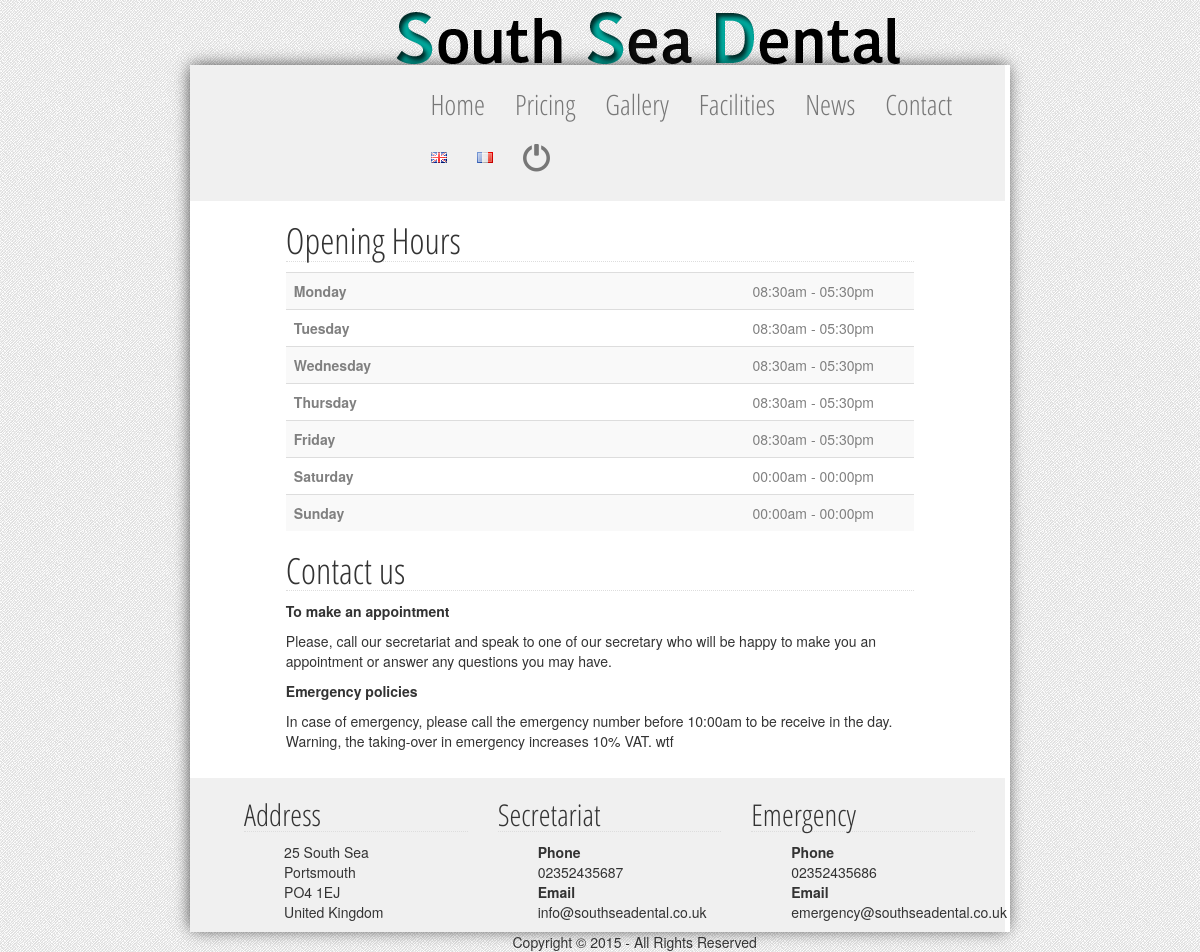
Screenshot of /index.php/home_c/contact with the database file from the repository.
### tables this page shows
CREATE TABLE IF NOT EXISTS `tbl_opening_times` (
  `id_day` int(11) NOT NULL,
  `day` varchar(15) DEFAULT NULL,
  `beginning_day` time DEFAULT NULL,
  `beginning` enum('am','pm') DEFAULT NULL,
  `end_day` time DEFAULT NULL,
  `end` enum('am','pm') DEFAULT NULL
);

CREATE TABLE IF NOT EXISTS `tbl_article` (
  `id_article` int(11) NOT NULL,
  `article_title` varchar(50) DEFAULT NULL,
  `article_content` text,
  `article_date` date DEFAULT NULL,
  `id_staff` int(11) DEFAULT NULL,
  `id_localized_tab` int(11) DEFAULT NULL
);

CREATE TABLE IF NOT EXISTS `tbl_information` (
  `id_info` int(11) NOT NULL,
  `info_address` varchar(100) DEFAULT NULL,
  `info_code` varchar(10) DEFAULT NULL,
  `info_city` varchar(50) DEFAULT NULL,
  `info_country` varchar(50) DEFAULT NULL,
  `info_email` varchar(50) DEFAULT NULL,
  `info_email_emergency` varchar(50) DEFAULT NULL,
  `info_phone` varchar(20) DEFAULT NULL,
  `info_phone_emergency` varchar(20) DEFAULT NULL
);

### application/controllers/Home_c.php (called while the page is built, shortened)
<?php
class Home_c extends CI_Controller {
    public function contact(){
        $this->load->view('eng/v_head');
        $data['tab'] = $this->Home_m->getAllTab();
        $this->load->view('eng/v_menu',$data);
        $data['day']=$this->Home_m->getAllOpeningTimes();
        $data['articles']=$this->Home_m->getAllArticlesContact();
        $this->load->view('eng/v_contact',$data);
        $data['info'] = $this->Home_m->getAllInfo(1);
        $this->load->view('eng/v_foot',$data);
    }
}

### index.php (called while the page is built, shortened)
<?php
require_once BASEPATH.'core/CodeIgniter.php';

### application/models/Home_m.php (called while the page is built, shortened)
<?php if ( ! defined('BASEPATH')) exit('No direct script access allowed');
class Home_m extends CI_Model{
    function getAllInfo($idInfo){
        $sql = "SELECT * FROM tbl_information WHERE id_info=".$idInfo.";";
        $query = $this->db->query($sql);
        $data = $query->row_array();
        return $data;
    }
    function getAllOpeningTimes(){
        $sql = "SELECT * FROM tbl_opening_times ORDER BY id_day ASC;";
        $query=$this->db->query($sql);
        return $query->result();
    }
    function getAllArticlesContact(){
        $sql = "SELECT * FROM tbl_article tbla,tbl_localized_tab tblt,tbl_staff tbls, tbl_language tbll WHERE tblt.id_language = tbll.id_language AND tbla.id_localized_tab=tblt.id_localized_tab AND tbla.id_staff=tbls.id_staff AND tblt.id_tab=6 AND tbll.language_value='".$this->session->userdata('lang')."';";
        $query=$this->db->query($sql);
        return $query->result();
    }
}

### application/views/eng/v_contact.php (the view)
<div class="col-lg-10 col-md-10 col-xs-10 col-lg-offset-1 col-md-offset-1">
    <h1 style="font-family: Open;"><?= $this->lang->line('opening-hours'); ?></h1>
    <table width="84%" cellpadding="0" cellspacing="0" style="color:grey;" class="table table-striped">
        <?php foreach($day as $r) : ?>
            <tr>
                <td height="20" valign="top" width="73%"><strong><?= $this->lang->line("cal_".$r->day); ?></strong></td>
                <td align="left" valign="top" width="27%"><?php if($r->beginning_day!=null){ echo date("H:i",strtotime($r->beginning_day)).''.$r->beginning.' - '.date("H:i",strtotime($r->end_day)).''.$r->end;}else{echo $this->lang->line('closed');} ?> </td>
            </tr>
        <?php endforeach;?>
    </table>
        <?php foreach($articles as $r):?>
            <h1 style="font-family: Open"><?= $r->article_title ?></h1>
            <?= $r->article_content; ?>
        <?php endforeach;?>
</div>

### application/views/eng/v_foot.php (shortened to what this page needs)
    <div class="col-lg-12 foot">
        <div class="col-lg-4 col-xs-12">
            <h2 style="font-family: Open"><?= $this->lang->line('address');?></h2>
            <ul>
                <li><?= $info['info_address']; ?></li>
                <li><?= $info['info_city']; ?></li>
                <li><?= $info['info_code']; ?></li>
                <li><?= $info['info_country']; ?></li>
            </ul>
        </div>
        <div class="col-lg-4 col-xs-12">
            <h2 style="font-family: Open"><?= $this->lang->line('secretariat');?></h2>
            <ul>
                <li><strong><?= $this->lang->line('phone');?></strong></li>
                <li><?= $info['info_phone']; ?></li>
                <li><strong><?= $this->lang->line('email');?></strong></li>
                <li><?= $info['info_email']; ?></li>
            </ul>
        </div>
        <div class="col-lg-4 col-xs-12">
            <h2 style="font-family: Open"><?= $this->lang->line('emergency');?></h2>
            <ul>
                <li><strong><?= $this->lang->line('phone');?></strong></li>
                <li><?= $info['info_phone_emergency']; ?></li>
                <li><strong><?= $this->lang->line('email');?></strong></li>
                <li><?= $info['info_email_emergency']; ?></li>
            </ul>
        </div>
    </div>
</div>
<div class=" col-lg-5 col-md-5 col-xs-10 col-lg-offset-5 col-md-offset-5 col-xs-offset-2">Copyright &copy; 2015 - All Rights Reserved</div>
</div>
</body>
</html>

### assets/css/style.css (style rules this page uses)
body { background: #ffffff; background-image: url(../images/bg.png); background-repeat: repeat; background-attachment: fixed; font-family: "Helvetica Neue","Helvetica",Helvetica,Arial,sans-serif; }
h1 { border-bottom:1px dotted #DDDDDD; }
h2 { font-family: Open; border-bottom:1px dotted #DDDDDD; }
div.foot { width: 103.2%; margin:1.2em -2em 0 -1.1em ; background: rgb(240, 240, 240); padding-left: 5%; }
li { list-style-type: none; }

### rows the page displays
tbl_opening_times: day "Monday", beginning_day "08:30", beginning "am", end_day "05:30", end "pm"
tbl_opening_times: day "Tuesday", beginning_day "08:30", beginning "am", end_day "05:30", end "pm"
tbl_opening_times: day "Wednesday", beginning_day "08:30", beginning "am", end_day "05:30", end "pm"
tbl_opening_times: day "Thursday", beginning_day "08:30", beginning "am", end_day "05:30", end "pm"
tbl_opening_times: day "Friday", beginning_day "08:30", beginning "am", end_day "05:30", end "pm"
tbl_opening_times: day "Saturday", beginning_day "00:00", beginning "am", end_day "00:00", end "pm"
tbl_opening_times: day "Sunday", beginning_day "00:00", beginning "am", end_day "00:00", end "pm"
tbl_article: article_title "Contact us", article_content "To make an appointment Please, call our secretariat and speak to one of our secretary who will be happy to make you an appointment or answer any questions you may have. Emergency policies In case of emergency, please call the emergency number before 10:00am to be receive in the day. Warning, the taking-over in emergency increases 10% VAT. wtf"
tbl_information: info_address "25 South Sea", info_city "Portsmouth", info_code "PO4 1EJ", info_country "United Kingdom", info_phone "02352435687", info_email "info@southseadental.co.uk", info_phone_emergency "02352435686", info_email_emergency "emergency@southseadental.co.uk"

### other values shown
$this->lang->line('home') "Home"
$this->lang->line('pricing') "Pricing"
$this->lang->line('gallery') "Gallery"
$this->lang->line('facilities') "Facilities"
$this->lang->line('news') "News"
$this->lang->line('contact') "Contact"
$this->lang->line('opening-hours') "Opening Hours"
$this->lang->line('address') "Address"
$this->lang->line('secretariat') "Secretariat"
$this->lang->line('phone') "Phone"
$this->lang->line('email') "Email"
$this->lang->line('emergency') "Emergency"
